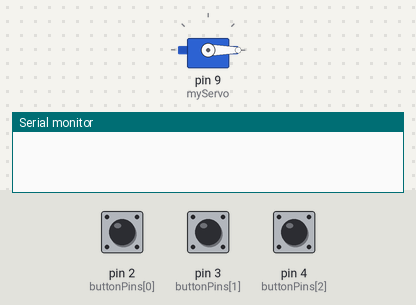
Recording of a sketch running on a simulated Arduino Uno, built with avr-gcc and run on an emulated ATmega328P. Shown: servo, the last lines printed to the serial monitor. The test bench sets the inputs (shaded band); at power-on: pin 2 (buttonPins[0]) HIGH, pin 3 (buttonPins[1]) HIGH, pin 4 (buttonPins[2]) HIGH.

Above: at 1.2 s.
1.3 s: pin 2 (buttonPins[0]) pulled LOW for 0.15 s
At 2.1 s:
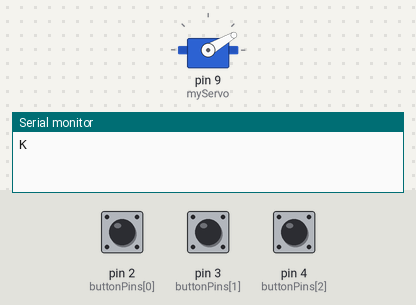
2.9 s: pin 3 (buttonPins[1]) pulled LOW for 0.15 s
At 3.4 s:
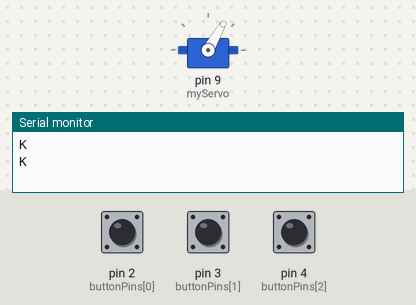
4.5 s: pin 4 (buttonPins[2]) pulled LOW for 1 s
At 4.6 s:
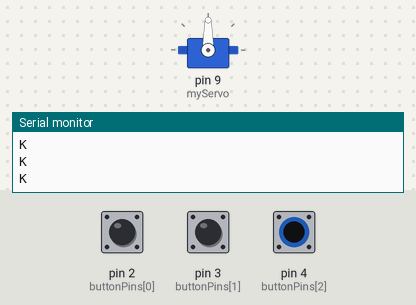
7.0 s: pin 2 (buttonPins[0]) pulled LOW for 1 s
At 7.7 s:
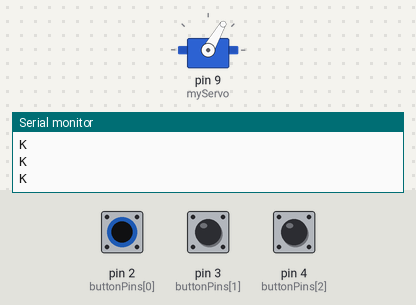
9.5 s: pin 3 (buttonPins[1]) pulled LOW for 1 s
At 11.3 s:
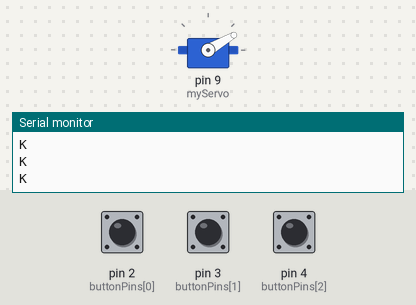
Timing chart, 0 to 12.8 s (numbered marks = the images above; inputs shaded):
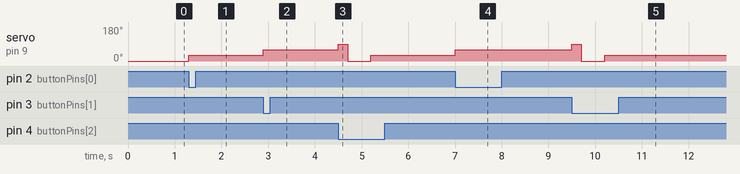

The sketch:

Arduino_Code.ino
```cpp
#include <Servo.h>

Servo myServo;  // Create a Servo object
int buttonPins[] = {2, 3, 4};  // Three buttons connected to pins 2, 3, 4
bool buttonState[] = {false, false, false};  // Keep track of whether each button has been pressed
int pressCount = 0;  // Count of button presses
bool allPressed = false;  // Flag to indicate whether all buttons have been pressed

void setup() {
  myServo.attach(9);  // Attach the servo to pin 9
  myServo.write(0);  // Initial servo position set to 0 degrees
  Serial.begin(9600);  // Initialize serial communication
  for (int i = 0; i < 3; i++) {
    pinMode(buttonPins[i], INPUT_PULLUP);  // Use internal pull-up resistors
  }
}

void loop() {
  // If all buttons haven't been pressed yet
  if (!allPressed) {
    for (int i = 0; i < 3; i++) {
      int reading = digitalRead(buttonPins[i]);

      // Check if the button goes from unpressed (HIGH) to pressed (LOW)
      if (reading == LOW && !buttonState[i]) {
        buttonState[i] = true;  // Mark this button as pressed
        pressCount++;  // Increase the press count

        if (pressCount <= 3) {
          // Rotate the servo by 30 degrees for each press
          myServo.write(pressCount * 30);
        }

        // Send "K" via serial communication after pressing the button
        Serial.println('K');

        // If all three buttons are pressed, set the flag to true
        if (pressCount == 3) {
          allPressed = true;
        }

        delay(200);  // Debounce delay
      }
    }
  } else {
    // After all buttons have been pressed, pressing any button resets the servo to 0 degrees
    for (int i = 0; i < 3; i++) {
      int reading = digitalRead(buttonPins[i]);

      // After pressing any button, reset the servo to 0 degrees and reset states
      if (reading == LOW) {
        myServo.write(0);  // Reset the servo to 0 degrees
        delay(500);  // Wait for the servo to complete the reset

        // Reset all flags and press count
        for (int j = 0; j < 3; j++) {
          buttonState[j] = false;
        }
        pressCount = 0;  // Reset press count
        allPressed = false;  // Reset the flag
        break;
      }
    }
  }
}
```

Measured:
- after the input at 1.3 s, servo on pin 9 (myServo): 0° → 30° at once
- after the input at 2.9 s, servo on pin 9 (myServo): 30° → 60° at once
- after the input at 4.5 s, servo on pin 9 (myServo): 60° → 90° at once, → 0° 0.20 s later, → 30° 0.50 s later
- after the input at 7.0 s, servo on pin 9 (myServo): 30° → 60° at once
- after the input at 9.5 s, servo on pin 9 (myServo): 60° → 90° at once, → 0° 0.20 s later, → 30° 0.50 s later
